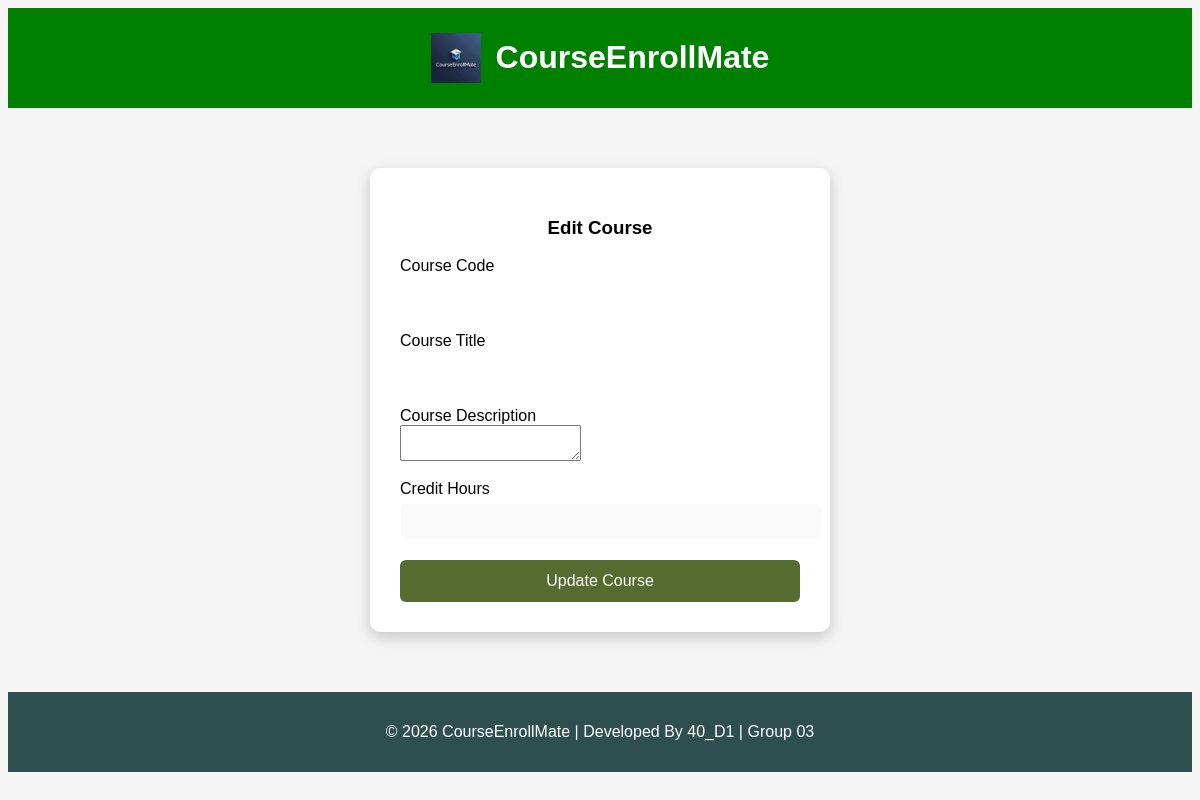
Before: /edit_course/7 (signed in) with the older database file.
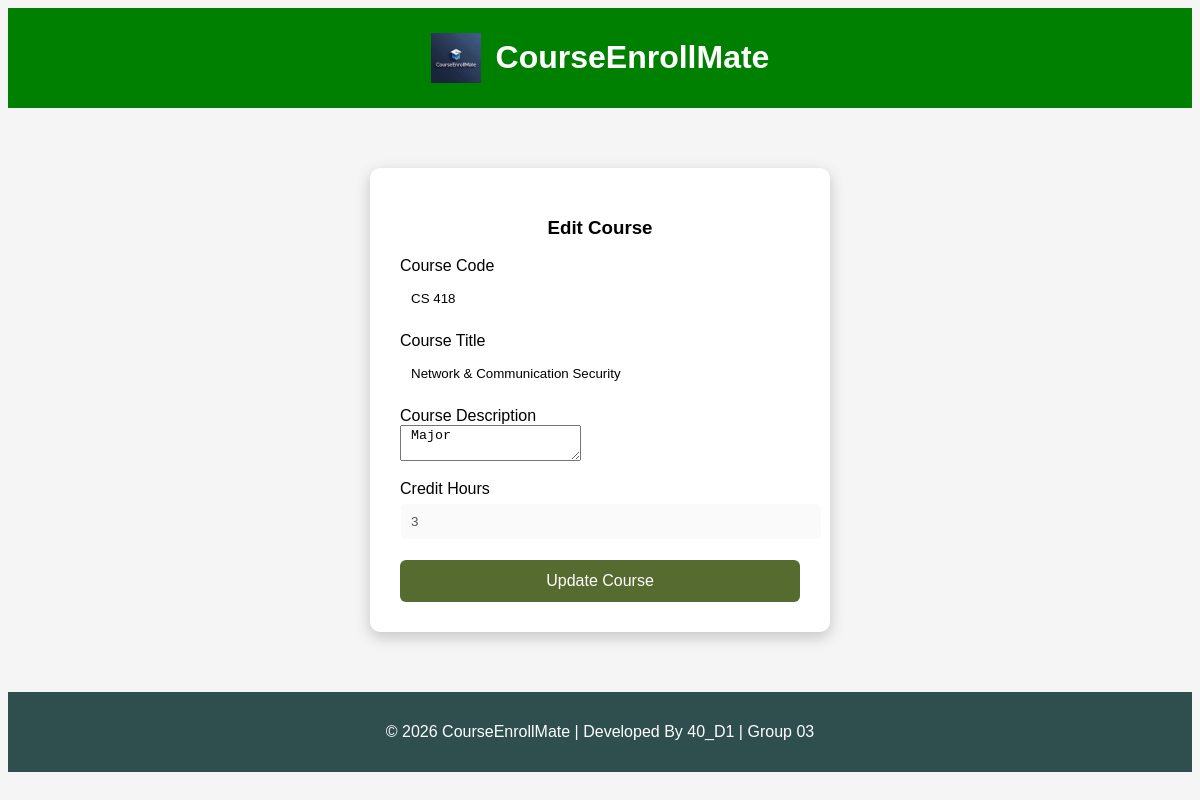
After: the same page with the newer database file.
### tables this page shows
CREATE TABLE courses (
    id INTEGER PRIMARY KEY AUTOINCREMENT,
    course_code TEXT UNIQUE NOT NULL,
    course_title TEXT NOT NULL,
    course_description TEXT,
    credit_hours INTEGER NOT NULL,
    created_at TIMESTAMP DEFAULT CURRENT_TIMESTAMP
);

### app.py (the view, shortened to what this page needs)
@app.route("/edit_course/<int:id>", methods=["GET", "POST"])
@login_required
@role_required("admin")
def edit_course(id):
    conn = get_db_connection()
    course = conn.execute(
        "SELECT * FROM courses WHERE id=?",
        (id,)
    ).fetchone()
    conn.close()
    return render_template("edit_course.html", course=course)

### app.py (called while the page is built)
def get_db_connection():
    conn = sqlite3.connect("courseenrollmate.db")
    conn.row_factory = sqlite3.Row
    conn.execute("PRAGMA foreign_keys = ON")
    return conn

### helper.py (called while the page is built)
def login_required(f):
    @wraps(f)
    def decorated_function(*args, **kwargs):
        if "username" not in session:
            return redirect("/login")
        return f(*args, **kwargs)
    return decorated_function

def role_required(role):
    def decorator(f):
        @wraps(f)
        def decorated_function(*args, **kwargs):
            if session.get("role") != role:
                return "403 Forbidden: Unauthorized access"
            return f(*args, **kwargs)
        return decorated_function
    return decorator

### templates/edit_course.html
{% extends "base.html" %}
{% block body %}
<div class="login-container">
    <h3>Edit Course</h3>
    <form method="POST">
        <label>Course Code</label>
        <input type="text" name="course_code" value="{{ course['course_code'] }}" required>
        <label>Course Title</label>
        <input type="text" name="course_title"  value="{{ course['course_title'] }}" required>
        <label>Course Description</label>
        <textarea name="course_description"> {{ course['course_description'] }}
        </textarea>
        <label>Credit Hours</label>
        <input type="number" value="{{ course['credit_hours'] }}" disabled>
        <button type="submit" class="save-btn">Update Course</button>
    </form>
</div>
{% endblock %}

Changed rows visible on the page:
added courses: course_code "CS 418", course_title "Network & Communication Security", course_description "Major", credit_hours "3"
